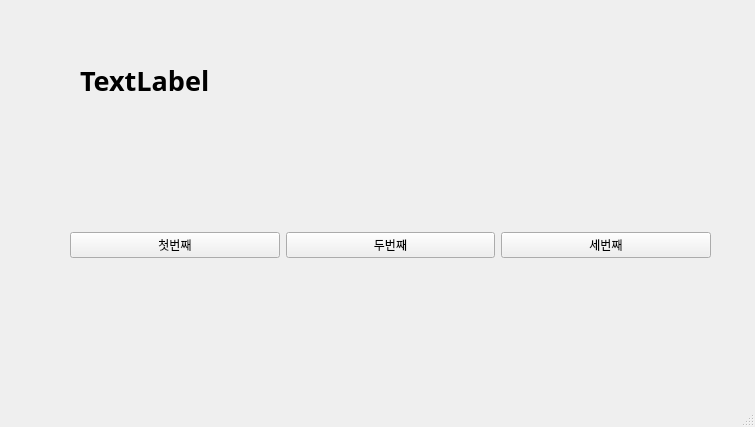
<?xml version="1.0" encoding="UTF-8"?>
<ui version="4.0">
 <class>MainWindow</class>
 <widget class="QMainWindow" name="MainWindow">
  <property name="geometry">
   <rect>
    <x>0</x>
    <y>0</y>
    <width>755</width>
    <height>427</height>
   </rect>
  </property>
  <property name="windowTitle">
   <string>MainWindow</string>
  </property>
  <widget class="QWidget" name="centralwidget">
   <widget class="QWidget" name="horizontalLayoutWidget">
    <property name="geometry">
     <rect>
      <x>70</x>
      <y>160</y>
      <width>641</width>
      <height>171</height>
     </rect>
    </property>
    <layout class="QHBoxLayout" name="horizontalLayout">
     <item>
      <widget class="QPushButton" name="pushButton">
       <property name="text">
        <string>첫번째</string>
       </property>
      </widget>
     </item>
     <item>
      <widget class="QPushButton" name="pushButton_2">
       <property name="text">
        <string>두번째</string>
       </property>
      </widget>
     </item>
     <item>
      <widget class="QPushButton" name="pushButton_3">
       <property name="text">
        <string>세번째</string>
       </property>
      </widget>
     </item>
    </layout>
   </widget>
   <widget class="QLabel" name="label">
    <property name="geometry">
     <rect>
      <x>80</x>
      <y>60</y>
      <width>631</width>
      <height>41</height>
     </rect>
    </property>
    <property name="font">
     <font>
      <family>맑은 고딕</family>
      <pointsize>20</pointsize>
      <weight>75</weight>
      <bold>true</bold>
     </font>
    </property>
    <property name="text">
     <string>TextLabel</string>
    </property>
   </widget>
  </widget>
  <widget class="QMenuBar" name="menubar">
   <property name="geometry">
    <rect>
     <x>0</x>
     <y>0</y>
     <width>755</width>
     <height>26</height>
    </rect>
   </property>
  </widget>
  <widget class="QStatusBar" name="statusbar"/>
 </widget>
 <resources/>
 <connections>
  <connection>
   <sender>pushButton</sender>
   <signal>clicked()</signal>
   <receiver>MainWindow</receiver>
   <slot>firstClick()</slot>
   <hints>
    <hint type="sourcelabel">
     <x>148</x>
     <y>263</y>
    </hint>
    <hint type="destinationlabel">
     <x>227</x>
     <y>331</y>
    </hint>
   </hints>
  </connection>
  <connection>
   <sender>pushButton_2</sender>
   <signal>clicked()</signal>
   <receiver>MainWindow</receiver>
   <slot>secondClick()</slot>
   <hints>
    <hint type="sourcelabel">
     <x>359</x>
     <y>264</y>
    </hint>
    <hint type="destinationlabel">
     <x>405</x>
     <y>333</y>
    </hint>
   </hints>
  </connection>
  <connection>
   <sender>pushButton_3</sender>
   <signal>clicked()</signal>
   <receiver>MainWindow</receiver>
   <slot>thirdClick()</slot>
   <hints>
    <hint type="sourcelabel">
     <x>585</x>
     <y>263</y>
    </hint>
    <hint type="destinationlabel">
     <x>632</x>
     <y>316</y>
    </hint>
   </hints>
  </connection>
 </connections>
 <slots>
  <slot>firstClick()</slot>
  <slot>secondClick()</slot>
  <slot>thirdClick()</slot>
 </slots>
</ui>
